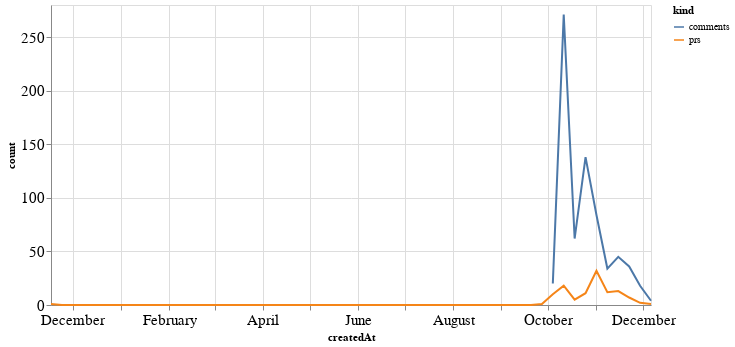

Notebook code cell kept with this figure:
### Code cell
alt.Chart(total_time, width=600).mark_line().encode(
    x='createdAt',
    y='count',
    color='kind'
)

### Figure 1 — Vega-Lite specification as saved in the notebook (floating-point values rounded to 4 significant figures)
{"config": {"axisLeft": {"labelFontSize": 15}, "axisBottom": {"labelFontSize": 15}}, "data": {"name": "data-afae02bbf5fecaa5a5d2309dc380cf71"}, "mark": "line", "encoding": {"color": {"type": "nominal", "field": "kind"}, "x": {"type": "temporal", "field": "createdAt"}, "y": {"type": "quantitative", "field": "count"}}, "width": 600, "$schema": "https://vega.github.io/schema/vega-lite/v4.8.1.json", "datasets": {"data-afae02bbf5fecaa5a5d2309dc380cf71": [{"createdAt": "2019-11-17T00:00:00", "kind": "prs", "count": 1.0}, {"createdAt": "2019-11-24T00:00:00", "kind": "prs", "count": 0.0}, {"createdAt": "2019-12-01T00:00:00", "kind": "prs", "count": 0.0}, {"createdAt": "2019-12-08T00:00:00", "kind": "prs", "count": 0.0}, {"createdAt": "2019-12-15T00:00:00", "kind": "prs", "count": 0.0}, {"createdAt": "2019-12-22T00:00:00", "kind": "prs", "count": 0.0}, {"createdAt": "2019-12-29T00:00:00", "kind": "prs", "count": 0.0}, {"createdAt": "2020-01-05T00:00:00", "kind": "prs", "count": 0.0}, {"createdAt": "2020-01-12T00:00:00", "kind": "prs", "count": 0.0}, {"createdAt": "2020-01-19T00:00:00", "kind": "prs", "count": 0.0}, {"createdAt": "2020-01-26T00:00:00", "kind": "prs", "count": 0.0}, {"createdAt": "2020-02-02T00:00:00", "kind": "prs", "count": 0.0}, {"createdAt": "2020-02-09T00:00:00", "kind": "prs", "count": 0.0}, {"createdAt": "2020-02-16T00:00:00", "kind": "prs", "count": 0.0}, {"createdAt": "2020-02-23T00:00:00", "kind": "prs", "count": 0.0}, {"createdAt": "2020-03-01T00:00:00", "kind": "prs", "count": 0.0}, {"createdAt": "2020-03-08T00:00:00", "kind": "prs", "count": 0.0}, {"createdAt": "2020-03-15T00:00:00", "kind": "prs", "count": 0.0}, {"createdAt": "2020-03-22T00:00:00", "kind": "prs", "count": 0.0}, {"createdAt": "2020-03-29T00:00:00", "kind": "prs", "count": 0.0}, {"createdAt": "2020-04-05T00:00:00", "kind": "prs", "count": 0.0}, {"createdAt": "2020-04-12T00:00:00", "kind": "prs", "count": 0.0}, {"createdAt": "2020-04-19T00:00:00", "kind": "prs", "count": 0.0}, {"createdAt": "2020-04-26T00:00:00", "kind": "prs", "count": 0.0}, {"createdAt": "2020-05-03T00:00:00", "kind": "prs", "count": 0.0}, {"createdAt": "2020-05-10T00:00:00", "kind": "prs", "count": 0.0}, {"createdAt": "2020-05-17T00:00:00", "kind": "prs", "count": 0.0}, {"createdAt": "2020-05-24T00:00:00", "kind": "prs", "count": 0.0}, {"createdAt": "2020-05-31T00:00:00", "kind": "prs", "count": 0.0}, {"createdAt": "2020-06-07T00:00:00", "kind": "prs", "count": 0.0}, {"createdAt": "2020-06-14T00:00:00", "kind": "prs", "count": 0.0}, {"createdAt": "2020-06-21T00:00:00", "kind": "prs", "count": 0.0}, {"createdAt": "2020-06-28T00:00:00", "kind": "prs", "count": 0.0}, {"createdAt": "2020-07-05T00:00:00", "kind": "prs", "count": 0.0}, {"createdAt": "2020-07-12T00:00:00", "kind": "prs", "count": 0.0}, {"createdAt": "2020-07-19T00:00:00", "kind": "prs", "count": 0.0}, {"createdAt": "2020-07-26T00:00:00", "kind": "prs", "count": 0.0}, {"createdAt": "2020-08-02T00:00:00", "kind": "prs", "count": 0.0}, {"createdAt": "2020-08-09T00:00:00", "kind": "prs", "count": 0.0}, {"createdAt": "2020-08-16T00:00:00", "kind": "prs", "count": 0.0}, {"createdAt": "2020-08-23T00:00:00", "kind": "prs", "count": 0.0}, {"createdAt": "2020-08-30T00:00:00", "kind": "prs", "count": 0.0}, {"createdAt": "2020-09-06T00:00:00", "kind": "prs", "count": 0.0}, {"createdAt": "2020-09-13T00:00:00", "kind": "prs", "count": 0.0}, {"createdAt": "2020-09-20T00:00:00", "kind": "prs", "count": 0.0}, {"createdAt": "2020-09-27T00:00:00", "kind": "prs", "count": 1.0}, {"createdAt": "2020-10-04T00:00:00", "kind": "prs", "count": 10.0}, {"createdAt": "2020-10-11T00:00:00", "kind": "prs", "count": 18.0}, {"createdAt": "2020-10-18T00:00:00", "kind": "prs", "count": 5.0}, {"createdAt": "2020-10-25T00:00:00", "kind": "prs", "count": 11.0}, {"createdAt": "2020-11-01T00:00:00", "kind": "prs", "count": 32.0}, {"createdAt": "2020-11-08T00:00:00", "kind": "prs", "count": 12.0}, {"createdAt": "2020-11-15T00:00:00", "kind": "prs", "count": 13.0}, {"createdAt": "2020-11-22T00:00:00", "kind": "prs", "count": 7.0}, {"createdAt": "2020-11-29T00:00:00", "kind": "prs", "count": 2.0}, {"createdAt": "2020-12-06T00:00:00", "kind": "prs", "count": 1.0}, {"createdAt": "2019-11-17T00:00:00", "kind": "comments", "count": null}, {"createdAt": "2019-11-24T00:00:00", "kind": "comments", "count": null}, {"createdAt": "2019-12-01T00:00:00", "kind": "comments", "count": null}, {"createdAt": "2019-12-08T00:00:00", "kind": "comments", "count": null}, {"createdAt": "2019-12-15T00:00:00", "kind": "comments", "count": null}, {"createdAt": "2019-12-22T00:00:00", "kind": "comments", "count": null}, {"createdAt": "2019-12-29T00:00:00", "kind": "comments", "count": null}, {"createdAt": "2020-01-05T00:00:00", "kind": "comments", "count": null}, {"createdAt": "2020-01-12T00:00:00", "kind": "comments", "count": null}, {"createdAt": "2020-01-19T00:00:00", "kind": "comments", "count": null}, {"createdAt": "2020-01-26T00:00:00", "kind": "comments", "count": null}, {"createdAt": "2020-02-02T00:00:00", "kind": "comments", "count": null}, {"createdAt": "2020-02-09T00:00:00", "kind": "comments", "count": null}, {"createdAt": "2020-02-16T00:00:00", "kind": "comments", "count": null}, {"createdAt": "2020-02-23T00:00:00", "kind": "comments", "count": null}, {"createdAt": "2020-03-01T00:00:00", "kind": "comments", "count": null}, {"createdAt": "2020-03-08T00:00:00", "kind": "comments", "count": null}, {"createdAt": "2020-03-15T00:00:00", "kind": "comments", "count": null}, {"createdAt": "2020-03-22T00:00:00", "kind": "comments", "count": null}, {"createdAt": "2020-03-29T00:00:00", "kind": "comments", "count": null}, {"createdAt": "2020-04-05T00:00:00", "kind": "comments", "count": null}, {"createdAt": "2020-04-12T00:00:00", "kind": "comments", "count": null}, {"createdAt": "2020-04-19T00:00:00", "kind": "comments", "count": null}, {"createdAt": "2020-04-26T00:00:00", "kind": "comments", "count": null}, {"createdAt": "2020-05-03T00:00:00", "kind": "comments", "count": null}, {"createdAt": "2020-05-10T00:00:00", "kind": "comments", "count": null}, {"createdAt": "2020-05-17T00:00:00", "kind": "comments", "count": null}, {"createdAt": "2020-05-24T00:00:00", "kind": "comments", "count": null}, {"createdAt": "2020-05-31T00:00:00", "kind": "comments", "count": null}, {"createdAt": "2020-06-07T00:00:00", "kind": "comments", "count": null}, {"createdAt": "2020-06-14T00:00:00", "kind": "comments", "count": null}, {"createdAt": "2020-06-21T00:00:00", "kind": "comments", "count": null}, {"createdAt": "2020-06-28T00:00:00", "kind": "comments", "count": null}, {"createdAt": "2020-07-05T00:00:00", "kind": "comments", "count": null}, {"createdAt": "2020-07-12T00:00:00", "kind": "comments", "count": null}, {"createdAt": "2020-07-19T00:00:00", "kind": "comments", "count": null}, {"createdAt": "2020-07-26T00:00:00", "kind": "comments", "count": null}, {"createdAt": "2020-08-02T00:00:00", "kind": "comments", "count": null}, {"createdAt": "2020-08-09T00:00:00", "kind": "comments", "count": null}, {"createdAt": "2020-08-16T00:00:00", "kind": "comments", "count": null}, {"createdAt": "2020-08-23T00:00:00", "kind": "comments", "count": null}, {"createdAt": "2020-08-30T00:00:00", "kind": "comments", "count": null}, {"createdAt": "2020-09-06T00:00:00", "kind": "comments", "count": null}, {"createdAt": "2020-09-13T00:00:00", "kind": "comments", "count": null}, {"createdAt": "2020-09-20T00:00:00", "kind": "comments", "count": null}, {"createdAt": "2020-09-27T00:00:00", "kind": "comments", "count": null}, {"createdAt": "2020-10-04T00:00:00", "kind": "comments", "count": 20.0}, {"createdAt": "2020-10-11T00:00:00", "kind": "comments", "count": 271.0}, {"createdAt": "2020-10-18T00:00:00", "kind": "comments", "count": 62.0}, {"createdAt": "2020-10-25T00:00:00", "kind": "comments", "count": 138.0}, {"createdAt": "2020-11-01T00:00:00", "kind": "comments", "count": 84.0}, {"createdAt": "2020-11-08T00:00:00", "kind": "comments", "count": 34.0}, {"createdAt": "2020-11-15T00:00:00", "kind": "comments", "count": 45.0}, {"createdAt": "2020-11-22T00:00:00", "kind": "comments", "count": 36.0}, {"createdAt": "2020-11-29T00:00:00", "kind": "comments", "count": 18.0}, {"createdAt": "2020-12-06T00:00:00", "kind": "comments", "count": 4.0}]}}
